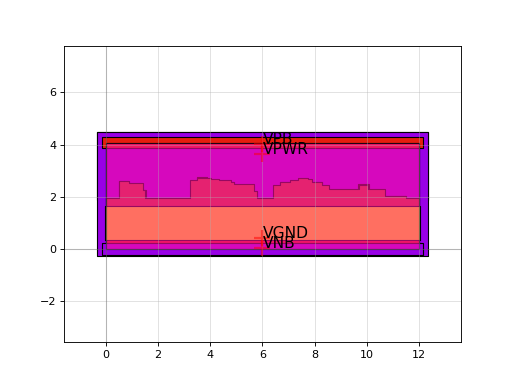

Here is the Python script that generated this plot:
import sky130

c = sky130.components.sky130_fd_sc_hvl__dfxtp_1()
c.plot()
